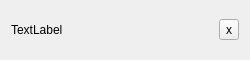
<?xml version="1.0" encoding="UTF-8"?>
<ui version="4.0">
 <class>CustomWidget</class>
 <widget class="QWidget" name="CustomWidget">
  <property name="geometry">
   <rect>
    <x>0</x>
    <y>0</y>
    <width>250</width>
    <height>60</height>
   </rect>
  </property>
  <property name="windowTitle">
   <string>Form</string>
  </property>
  <layout class="QHBoxLayout" name="horizontalLayout">
   <item>
    <widget class="QLabel" name="label">
     <property name="text">
      <string>TextLabel</string>
     </property>
    </widget>
   </item>
   <item>
    <widget class="QToolButton" name="closeButton">
     <property name="text">
      <string>x</string>
     </property>
    </widget>
   </item>
  </layout>
 </widget>
 <resources/>
 <connections/>
</ui>
